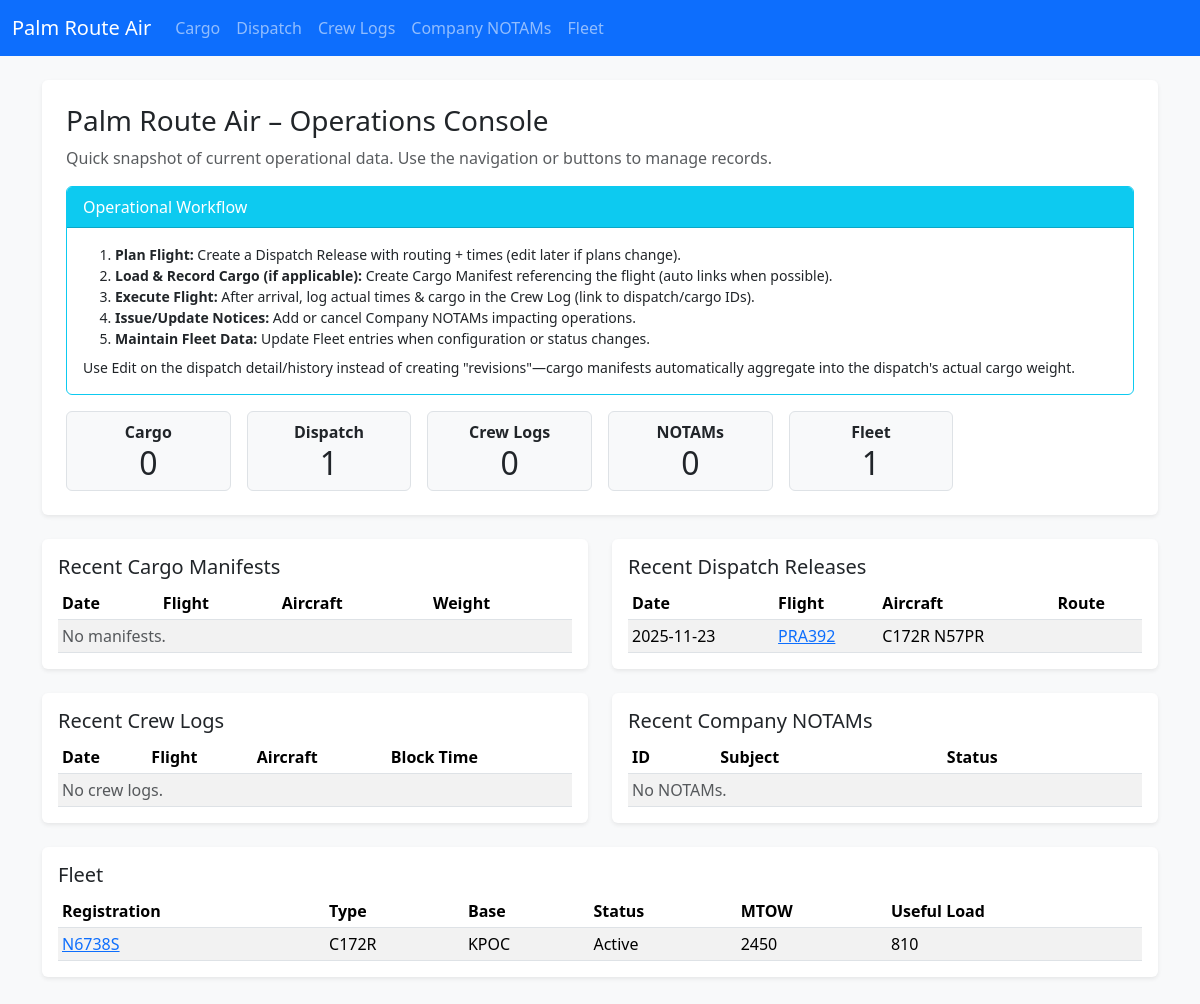
Before: / with the older database file.
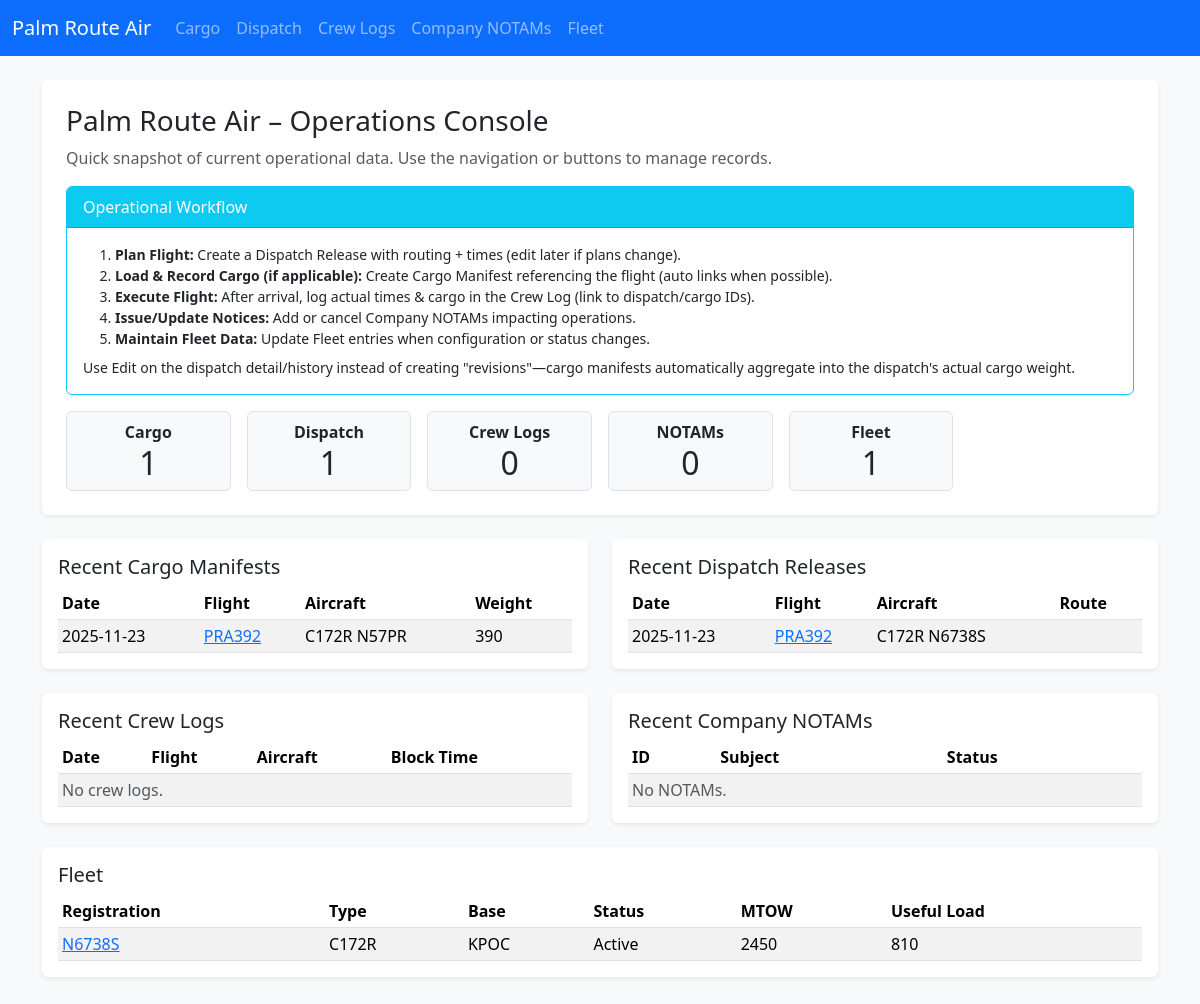
After: the same page with the newer database file.
### app.py (models this page shows)
class DispatchRelease(db.Model):
    id = db.Column(db.Integer, primary_key=True)
    date = db.Column(db.String(20))
    flight_id = db.Column(db.String(20))
    aircraft = db.Column(db.String(50))
    fleet_entry_id = db.Column(db.Integer, db.ForeignKey('fleet_entry.id'))
    departure = db.Column(db.String(10))
    destination = db.Column(db.String(10))
    offblocks = db.Column(db.String(10))
    arrival = db.Column(db.String(10))
    route = db.Column(db.Text)
    payload_planned = db.Column(db.String(20))  # Planned payload weight (lbs)
    fuel_planned = db.Column(db.String(20))     # Planned fuel (gal or lbs)
    cargo_plan = db.Column(db.Text)             # Summary of intended cargo items
    alt_airports = db.Column(db.Text)           # Alternate airports list
    weather_brief = db.Column(db.Text)          # Weather summary / risks
    special_notes = db.Column(db.Text)          # Special instructions / hazards
    actual_cargo_weight = db.Column(db.String(20))  # Aggregated from linked manifests
    cargo_manifests = db.relationship('CargoManifest', backref='dispatch_release', lazy='dynamic')
    fleet_entry = db.relationship('FleetEntry', lazy='joined')

class FleetEntry(db.Model):
    id = db.Column(db.Integer, primary_key=True)
    aircraft_type = db.Column(db.String(50))
    registration = db.Column(db.String(20))
    base = db.Column(db.String(10))
    status = db.Column(db.String(20))
    max_takeoff_weight = db.Column(db.String(20))
    useful_load = db.Column(db.String(20))
    notes = db.Column(db.Text)

class CargoManifest(db.Model):
    id = db.Column(db.Integer, primary_key=True)
    date = db.Column(db.String(20))
    flight_id = db.Column(db.String(20))
    aircraft = db.Column(db.String(50))
    departure = db.Column(db.String(10))
    arrival = db.Column(db.String(10))
    total_weight = db.Column(db.String(20))
    pieces = db.Column(db.String(10))
    notes = db.Column(db.Text)
    dispatch_release_id = db.Column(db.Integer, db.ForeignKey('dispatch_release.id'))

### app.py (the view)
@app.route('/')
def index():
    manifests = CargoManifest.query.order_by(CargoManifest.id.desc()).limit(5).all()
    releases = DispatchRelease.query.order_by(DispatchRelease.id.desc()).limit(5).all()
    logs = CrewLog.query.order_by(CrewLog.id.desc()).limit(5).all()
    notams = CompanyNotam.query.order_by(CompanyNotam.id.desc()).limit(5).all()
    fleet_entries = FleetEntry.query.order_by(FleetEntry.id.desc()).all()
    counts = {
        'cargo_manifests': CargoManifest.query.count(),
        'dispatch_releases': DispatchRelease.query.count(),
        'crew_logs': CrewLog.query.count(),
        'company_notams': CompanyNotam.query.count(),
        'fleet_entries': FleetEntry.query.count()
    }
    return render_template('index.html', manifests=manifests, releases=releases, logs=logs, notams=notams, fleet_entries=fleet_entries, counts=counts)

### templates/index.html (shortened to what the changed rows need)
{% extends 'base.html' %}
{% block content %}
<div class="mb-4 p-4 bg-white rounded shadow-sm">
  <div class="mb-2">
    <h1 class="h3 mb-0">Palm Route Air – Operations Console</h1>
  </div>
  <div class="row g-3">
    <div class="col-sm-6 col-md-4 col-lg-2">
      <div class="border rounded p-2 text-center bg-light">
        <div class="fw-bold">Cargo</div>
        <div class="display-6 fs-2">{{ counts.cargo_manifests }}</div>
      </div>
    </div>
  </div>
</div>
<div class="row g-4">
  <div class="col-md-6">
    <div class="bg-white rounded shadow-sm p-3">
      <h2 class="h5">Recent Cargo Manifests</h2>
      <table class="table table-sm table-striped mb-0">
        <thead><tr><th>Date</th><th>Flight</th><th>Aircraft</th><th>Weight</th></tr></thead>
        <tbody>
        {% for m in manifests %}
          <tr>
            <td>{{ m.date }}</td>
            <td>{% if m.dispatch_release_id %}<a href="{{ url_for('dispatch_detail', id=m.dispatch_release_id) }}">{{ m.flight_id }}</a>{% else %}<a href="{{ url_for('cargo_detail', id=m.id) }}">{{ m.flight_id }}</a>{% endif %}</td>
            <td>{{ m.aircraft }}</td>
            <td>{{ m.total_weight }}</td>
          </tr>
        {% else %}
          <tr><td colspan="4" class="text-muted">No manifests.</td></tr>
        {% endfor %}
        </tbody>
      </table>
    </div>
  </div>
  <div class="col-md-6">
    <div class="bg-white rounded shadow-sm p-3">
      <h2 class="h5">Recent Dispatch Releases</h2>
      <table class="table table-sm table-striped mb-0">
        <thead><tr><th>Date</th><th>Flight</th><th>Aircraft</th><th>Route</th></tr></thead>
        <tbody>
        {% for d in releases %}
          <tr>
            <td>{{ d.date }}</td>
            <td><a href="{{ url_for('dispatch_detail', id=d.id) }}">{{ d.flight_id }}</a></td>
            <td>{{ d.aircraft }}</td>
            <td>{{ d.route[:20] }}{% if d.route|length > 20 %}…{% endif %}</td>
          </tr>
        {% else %}
          <tr><td colspan="4" class="text-muted">No releases.</td></tr>
        {% endfor %}
        </tbody>
      </table>
    </div>
  </div>
  <div class="col-md-6">
    <div class="bg-white rounded shadow-sm p-3">
      <h2 class="h5">Recent Crew Logs</h2>
      <table class="table table-sm table-striped mb-0">
        <thead><tr><th>Date</th><th>Flight</th><th>Aircraft</th><th>Block Time</th></tr></thead>
      </table>
    </div>
  </div>
  <div class="col-md-6">
    <div class="bg-white rounded shadow-sm p-3">
      <h2 class="h5">Recent Company NOTAMs</h2>
      <table class="table table-sm table-striped mb-0">
        <thead><tr><th>ID</th><th>Subject</th><th>Status</th></tr></thead>
      </table>
    </div>
  </div>
  <div class="col-12">
    <div class="bg-white rounded shadow-sm p-3">
      <h2 class="h5">Fleet</h2>
      <table class="table table-sm table-striped mb-0">
        <thead><tr><th>Registration</th><th>Type</th><th>Base</th><th>Status</th><th>MTOW</th><th>Useful Load</th></tr></thead>
        <tbody>
        {% for f in fleet_entries %}
          <tr>
            <td><a href="{{ url_for('fleet_detail', id=f.id) }}">{{ f.registration }}</a></td>
            <td>{{ f.aircraft_type }}</td>
            <td>{{ f.base }}</td>
            <td>{{ f.status }}</td>
            <td>{{ f.max_takeoff_weight }}</td>
            <td>{{ f.useful_load }}</td>
          </tr>
        {% else %}
          <tr><td colspan="6" class="text-muted">No fleet entries.</td></tr>
        {% endfor %}
        </tbody>
      </table>
    </div>
  </div>
</div>
{% endblock %}

Changed rows visible on the page:
added CargoManifest: date "2025-11-23", flight_id "PRA392", aircraft "C172R N57PR", total_weight "390"
changed DispatchRelease "PRA392": aircraft "C172R N57PR" → "C172R N6738S"
Other visible differences:
{{ counts.cargo_manifests }}: "0" → "1"
text no longer shown: "No manifests."
